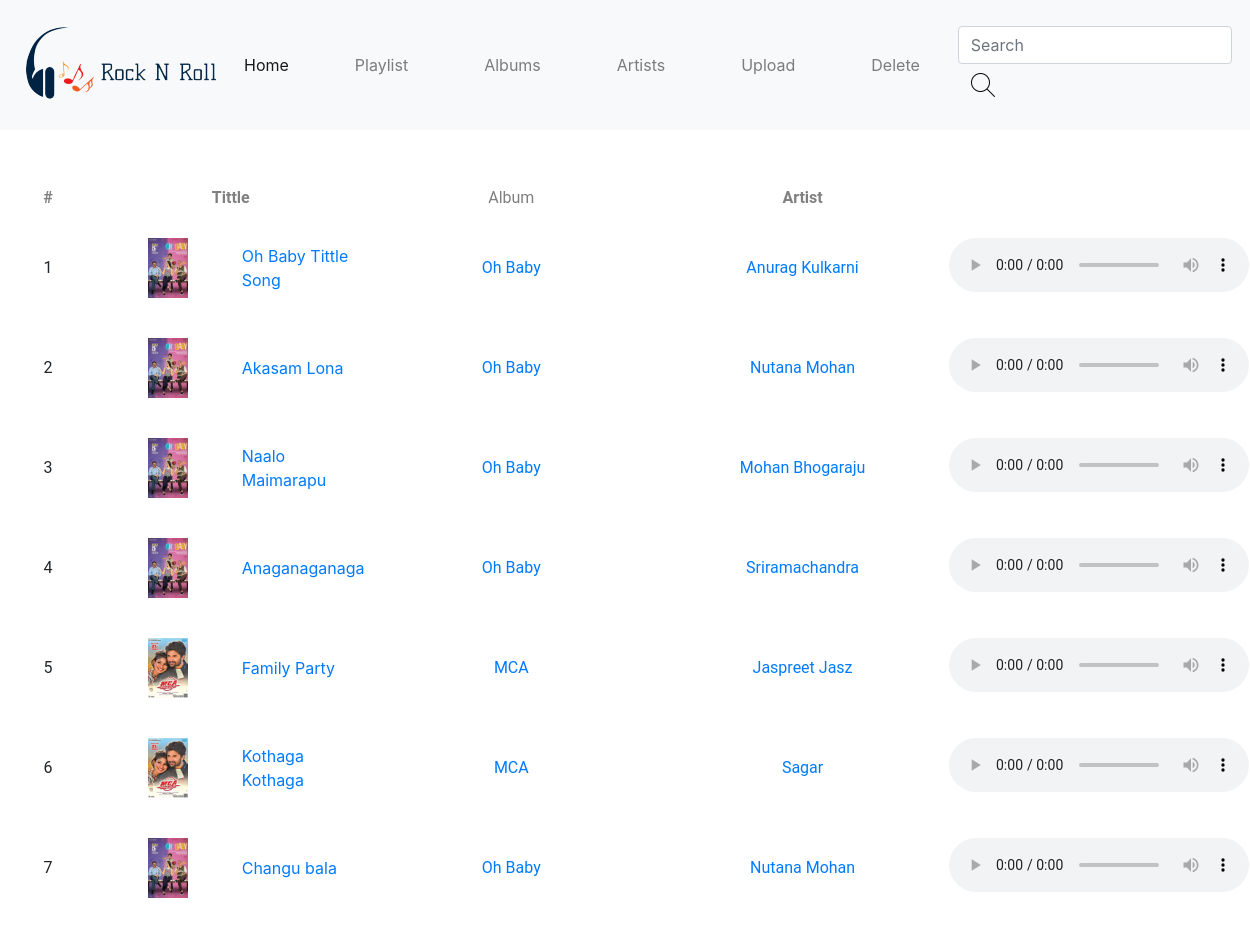
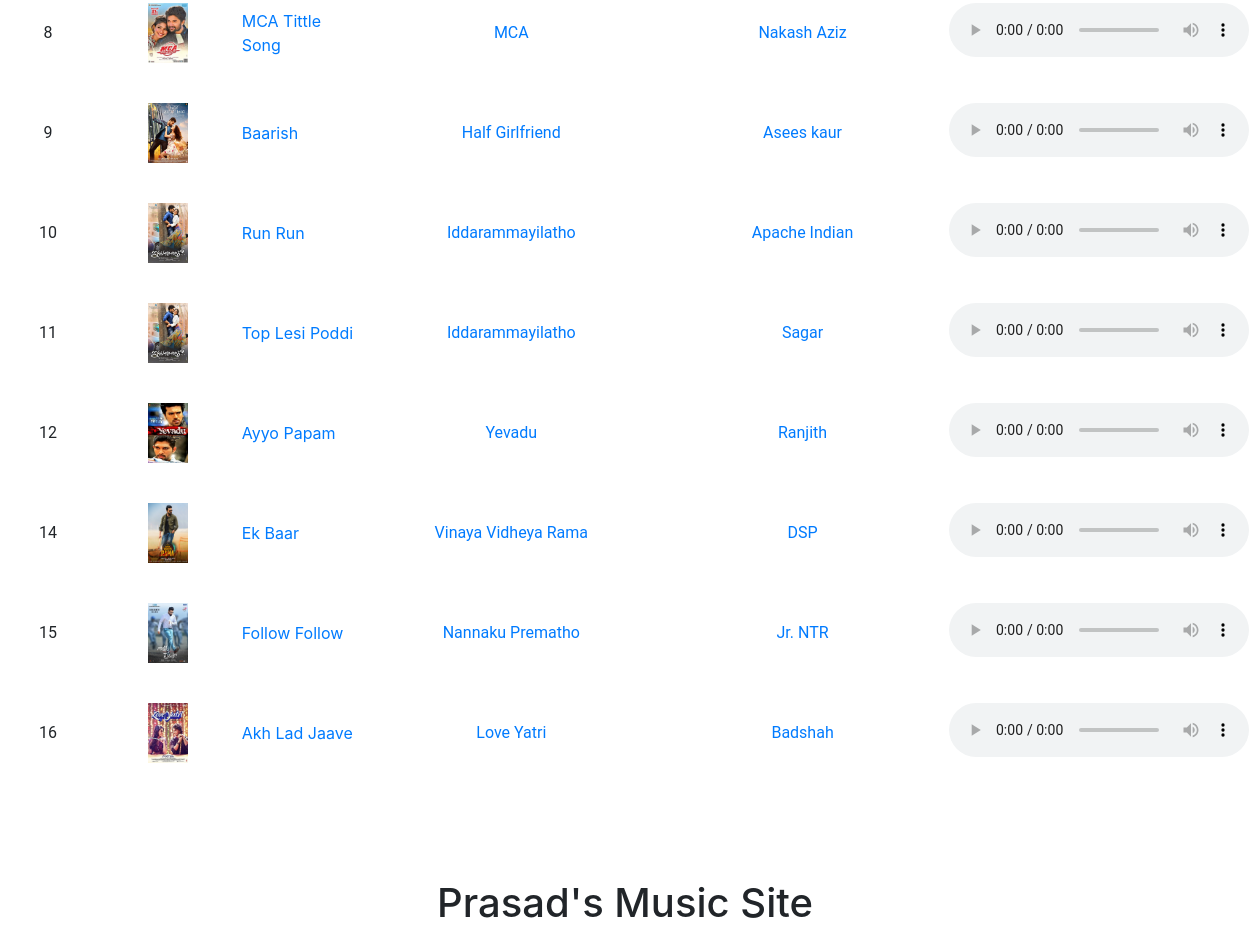
The app's page /view_all/ with its own data (2 pictures, top to bottom).
### app/models.py (models this page shows)
class MusicModel(models.Model):
    songid = models.AutoField(primary_key=True)
    tittle = models.CharField(max_length=60)
    artist = models.CharField(max_length=30)
    song_image = models.ImageField(upload_to="song_images/")
    song = models.FileField(upload_to="songs/")
    album_name = models.ForeignKey(MovieModel,on_delete=models.CASCADE)

### app/views.py (the view)
# urls.py: path('view_all/',views.View_all.as_view(),name="view_all"),
class View_all(View):
    def get(self,request):
        a = MusicModel.objects.all()
        return render(request,"view_all.html",{"all":a})

### templates/view_all.html (shortened to what this page needs)
<!doctype html>
<html lang="en">
  <head>
    <link rel="stylesheet" href="https://stackpath.bootstrapcdn.com/bootstrap/4.4.1/css/bootstrap.min.css">
  </head>
  <body>
    {% include 'head.html' %}<br><br>
    <table align="center" border="0">
        <tr align="center">
            <th width="100" height="40" style="font-family: Roboto;color: grey">
                #
            </th>
            <th width="400" colspan="2" style="font-family: Roboto;color: grey">
                Tittle
            </th>
            <td width="300" style="font-family: Roboto;color: grey">
                Album
            </td>
            <th width="300" style="font-family: Roboto;color: grey">
                Artist
            </th>
        </tr>
        {% for x in all %}
        <tr align="center">
            <td height="100" style="font-family: Roboto">
                {{ x.songid }}
            </td>
            <td style="font-family: Roboto" width="150">
                <a href="{% url 'one_song' %}?s={{ x.songid }}">
                    <img src="{{ x.song_image.url }}" width="40" height="60">
                </a>
            </td>
            <td style="text-align: left">
                <a href="{% url 'one_song' %}?s={{ x.songid }}">
                    {{ x.tittle }}
                </a>
            </td>
            <td style="font-family: Roboto">
                <a href="{% url 'one_album' %}?m={{ x.album_name_id }}">
                {{ x.album_name_id }}
                </a>
            </td>
            <td style="font-family: Roboto">
                <a href="{% url 'one_artist' %}?a={{ x.artist }}">
                {{ x.artist }}
                </a>
            </td>
        <td>
            <audio src="{{ x.song.url }}" controls></audio>
            </td>
        </tr>
        {% endfor %}
    </table>
    {% include 'footer.html' %}
  </body>
</html>

### records on screen
MusicModel: songid "1", song_image (picture), tittle "Oh Baby Tittle Song", album_name_id "Oh Baby", artist "Anurag Kulkarni"
MusicModel: songid "2", song_image (picture), tittle "Akasam Lona", album_name_id "Oh Baby", artist "Nutana Mohan"
MusicModel: songid "3", song_image (picture), tittle "Naalo Maimarapu", album_name_id "Oh Baby", artist "Mohan Bhogaraju"
MusicModel: songid "4", song_image (picture), tittle "Anaganaganaga", album_name_id "Oh Baby", artist "Sriramachandra"
MusicModel: songid "5", song_image (picture), tittle "Family Party", album_name_id "MCA", artist "Jaspreet Jasz"
MusicModel: songid "6", song_image (picture), tittle "Kothaga Kothaga", album_name_id "MCA", artist "Sagar"
MusicModel: songid "7", song_image (picture), tittle "Changu bala", album_name_id "Oh Baby", artist "Nutana Mohan"
MusicModel: songid "8", song_image (picture), tittle "MCA Tittle Song", album_name_id "MCA", artist "Nakash Aziz"
MusicModel: songid "9", song_image (picture), tittle "Baarish", album_name_id "Half Girlfriend", artist "Asees kaur"
MusicModel: songid "10", song_image (picture), tittle "Run Run", album_name_id "Iddarammayilatho", artist "Apache Indian"
MusicModel: songid "11", song_image (picture), tittle "Top Lesi Poddi", album_name_id "Iddarammayilatho", artist "Sagar"
MusicModel: songid "12", song_image (picture), tittle "Ayyo Papam", album_name_id "Yevadu", artist "Ranjith"
MusicModel: songid "14", song_image (picture), tittle "Ek Baar", album_name_id "Vinaya Vidheya Rama", artist "DSP"
MusicModel: songid "15", song_image (picture), tittle "Follow Follow", album_name_id "Nannaku Prematho", artist "Jr. NTR"
MusicModel: songid "16", song_image (picture), tittle "Akh Lad Jaave", album_name_id "Love Yatri", artist "Badshah"
